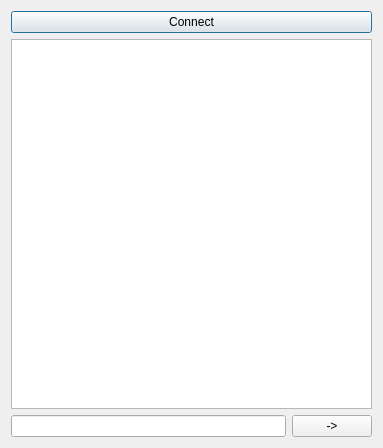
<?xml version="1.0" encoding="UTF-8"?>
<ui version="4.0">
 <class>ChatWindow</class>
 <widget class="QDialog" name="ChatWindow">
  <property name="geometry">
   <rect>
    <x>0</x>
    <y>0</y>
    <width>383</width>
    <height>448</height>
   </rect>
  </property>
  <property name="windowTitle">
   <string>Dialog</string>
  </property>
  <layout class="QGridLayout" name="gridLayout">
   <item row="0" column="0" colspan="2">
    <widget class="QPushButton" name="pushButton">
     <property name="text">
      <string>Connect</string>
     </property>
    </widget>
   </item>
   <item row="1" column="0" colspan="2">
    <widget class="QTextBrowser" name="textBrowser"/>
   </item>
   <item row="2" column="0">
    <widget class="QLineEdit" name="lineEdit"/>
   </item>
   <item row="2" column="1">
    <widget class="QPushButton" name="pushButton_2">
     <property name="text">
      <string>-&gt;</string>
     </property>
    </widget>
   </item>
  </layout>
 </widget>
 <resources/>
 <connections/>
</ui>
